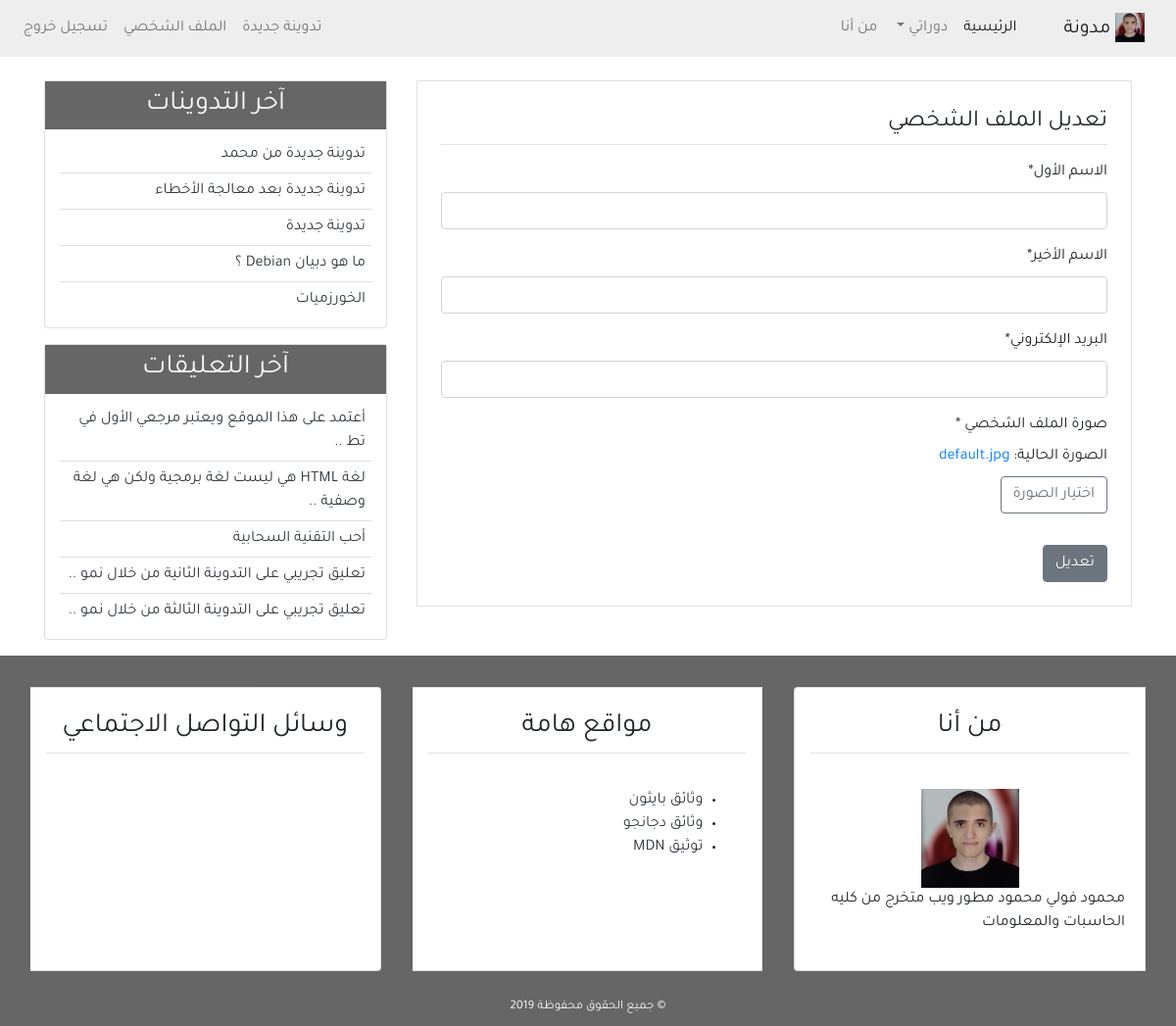
/profile_update/ (signed in), run on the app's committed database.
### user/models.py (models this page shows, shortened)
class Profile(models.Model):
    image = models.ImageField(default='default.jpg', upload_to='profile_pics')
    user = models.OneToOneField(User, on_delete=models.CASCADE)

### blog/models.py (models this page shows, shortened)
class Post(models.Model):
    title = models.CharField(max_length=100)
    content = models.TextField()
    post_date = models.DateTimeField(default=timezone.now)
    post_update = models.DateTimeField(auto_now=True)
    author = models.ForeignKey(User, on_delete=models.CASCADE)
    class Meta:
        ordering = ('-post_date', )

class Comment(models.Model):
    name = models.CharField(max_length=50, verbose_name='الاسم')
    email = models.EmailField(verbose_name='البريد الإلكتروني')
    body = models.TextField(verbose_name='التعليق')
    comment_date = models.DateTimeField(auto_now_add=True)
    active = models.BooleanField(default=False)
    post = models.ForeignKey(
        Post, on_delete=models.CASCADE, related_name='comments')
    class Meta:
        ordering = ('-comment_date',)

### user/views.py (the view)
# urls.py: path('profile_update/', views.profile_update, name='profile_update'),
@login_required(login_url='login')
def profile_update(request):
    if request.method == 'POST':
        user_form = UserUpdateForm(request.POST, instance=request.user)
        profile_form = ProfileUpdateForm(
            request.POST, request.FILES, instance=request.user.profile)
        if user_form.is_valid and profile_form.is_valid:
            user_form.save()
            profile_form.save()
            messages.success(
                request, 'تم تحديث الملف الشخصي.')
            return redirect('profile')
    else:
        user_form = UserUpdateForm(instance=request.user)
        profile_form = ProfileUpdateForm(instance=request.user.profile)
    context = {
        'title': 'تعديل الملف الشخصي',
        'user_form': user_form,
        'profile_form': profile_form,
    }
    return render(request, 'user/profile_update.html', context)

### user/forms.py
class UserUpdateForm(forms.ModelForm):
    first_name = forms.CharField(label='الاسم الأول')
    last_name = forms.CharField(label='الاسم الأخير')
    email = forms.EmailField(label='البريد الإلكتروني')
    class Meta:
        model = User
        fields = ('first_name', 'last_name', 'email')

class ProfileUpdateForm(forms.ModelForm):
    class Meta:
        model = Profile
        fields = ('image',)

### blog/templatetags/post_tag.py (called while the page is built)
@register.inclusion_tag('blog/latest_posts.html')
def latest_posts():
    context = {
        'l_posts': Post.objects.all()[0:5],
    }
    return context

@register.inclusion_tag('blog/latest_comments.html')
def latest_comments():
    context = {
        'l_comments': Comment.objects.filter(active=True)[:5],
    }
    return context

### user/templates/user/profile_update.html (shortened to what this page needs)
{% extends 'blog/base.html' %}
{% block content %}
{% load crispy_forms_tags %}
<div class="border p-4 mb-5">
    <legend class="border-bottom pb-1 mb-3">تعديل الملف الشخصي</legend>
    <form method="POST" enctype="multipart/form-data">
        {{user_form|crispy}}
        <div>
            <span class="mb-2" style="display: block">صورة الملف الشخصي *</span>
            الصورة الحالية: <a href="{{user.profile.image.url}}">{{user.profile.image}}</a>
            <br>
            <label for="image" class="btn btn-outline-secondary mt-2">اختيار الصورة</label>
        </div>
        <input class="btn btn-secondary mt-4" type="submit" value="تعديل">
    </form>
</div>
{% endblock content %}

### blog/templates/blog/latest_posts.html
<ul class="list-group-flush latest-post">
    {% for post in l_posts %}
    <li class="list-group-item latest-post-item">
        <a class="text-dark" href="{% url 'detail' post.id %}">{{post.title}}</a>
    </li>
    {% empty %}
    <li class="list-group-item latest-post-item">لا يوجد تدوينات</li>
    {% endfor %}
</ul>

### blog/templates/blog/latest_comments.html
<ul class="list-group-flush latest-comment">
    {% for comment in l_comments %}
    <li class="list-group-item latest-comment-item">
        <a class="text-dark" href="{% url 'detail' comment.post.id %}">
            {% if comment.body|length > 40 %}
            {{comment.body|slice:'45'}} ..
            {% else %}
            {{comment.body}}
            {% endif %}
        </a>
    </li>
    {% empty %}
    <li class="list-group-item latest-comment-item">لا يوجد تعليقات</li>
    {% endfor %}
</ul>

### blog/static/blog/css/main.css (style rules this page uses)
html, body { direction: rtl; text-align: right; }
body { font-family: 'Tajawal', sans-serif; }
.latest-post, .latest-comment { padding: 0 15px; }
.latest-post .latest-post-item, .latest-comment .latest-comment-item { padding: 6px; }
.latest-post li:first-child, .latest-comment li:first-child { border-top: 0; }
.latest-post li:last-child, .latest-comment li:last-child { border-bottom: 0; padding-bottom: 0; }

### data on the page
Post: title "تدوينة جديدة من محمد"
Post: title "تدوينة جديدة بعد معالجة الأخطاء"
Post: title "تدوينة جديدة"
Post: title "ما هو دبيان Debian ؟"
Post: title "الخورزميات"
Comment: body "أعتمد على هذا الموقع ويعتبر مرجعي الأول في تط"
Comment: body "لغة HTML هي ليست لغة برمجية ولكن هي لغة وصفية"
Comment: body "أحب التقنية السحابية"
Comment: body "تعليق تجريبي على التدوينة الثانية من خلال نمو"
Comment: body "تعليق تجريبي على التدوينة الثالثة من خلال نمو"

### other printed values
{{ user.profile.image }} "default.jpg"
